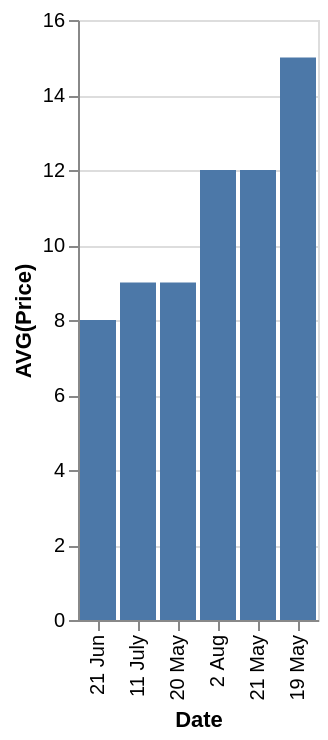

Specify this chart in Vega-Lite:
### Vega-Lite specification from a JSON file in a GitHub repository (floating-point values rounded to 4 significant figures)
{"data": {"values": [{"x_data": "21 Jun", "y_data": 8}, {"x_data": "11 July", "y_data": 9}, {"x_data": "20 May", "y_data": 9}, {"x_data": "2 Aug", "y_data": 12}, {"x_data": "21 May", "y_data": 12}, {"x_data": "19 May", "y_data": 15}]}, "mark": "bar", "encoding": {"x": {"field": "x_data", "type": "nominal", "title": "Date", "sort": {"op": "sum", "field": "y_data", "order": "ascending"}}, "y": {"field": "y_data", "type": "quantitative", "title": "AVG(Price)"}}}
